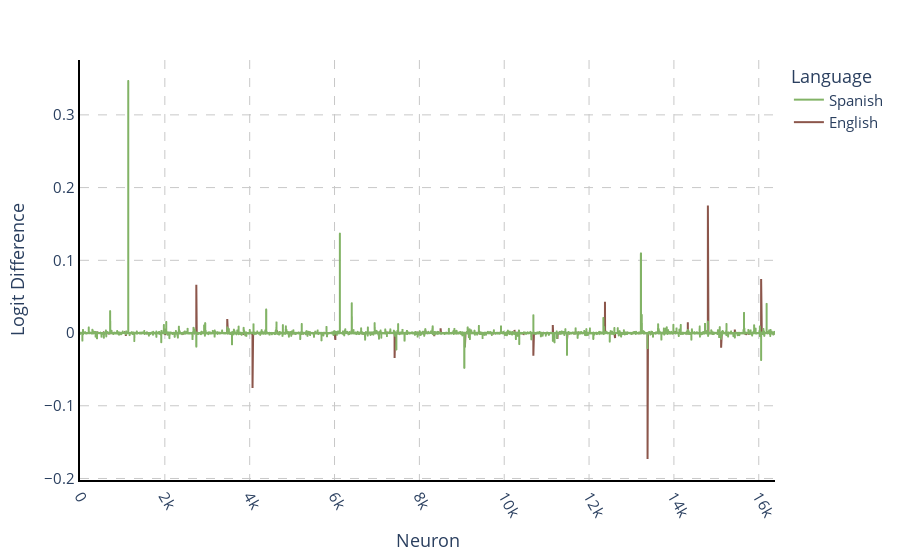

The notebook cell saved with this chart:
### Code cell
df = pd.DataFrame.from_dict(lang_logit_diff)
fig = px.line(df['Spanish'],color_discrete_map={"Spanish": spa_color, "English": eng_color},)
fig.update_layout(legend_title_text='Language',
                  xaxis_title="Neuron", yaxis_title="Logit Difference",
                  font=dict(
                      size=15,  # Set the font size here
                  ) 
                )
fig.add_trace(go.Scatter(x=np.arange(len(df['English'])), y=df['English'], mode='lines', name='English', line=dict(color=eng_color)))

#fig.update_traces(opacity=.4)

fig = paper_plot(fig)
fig.show()
# Update
#fig.update_layout(legend_traceorder="reversed")

pio.write_image(fig, f'{images_dir}/MLP{layer_index}_both_neurons.pdf',scale=6, width=800, height=350)

### Figure 1 — Plotly figure (JSON) as saved in the notebook; plotly's stock layout.template omitted (floating-point values rounded to 4 significant figures; data arrays with more than 128 entries replaced by an {"elided": "..."} marker saying what was removed)
{"data": [{"hovertemplate": "variable=Spanish<br>index=%{x}<br>value=%{y}<extra></extra>", "legendgroup": "Spanish", "line": {"color": "rgb(130, 179, 102)", "dash": "solid"}, "marker": {"symbol": "circle"}, "mode": "lines", "name": "Spanish", "showlegend": true, "type": "scattergl", "x": {"elided": "16384 int values"}, "xaxis": "x", "y": {"elided": "16384 float values"}, "yaxis": "y"}, {"line": {"color": "rgb(140, 86, 75)"}, "mode": "lines", "name": "English", "type": "scatter", "x": {"elided": "16384 int values"}, "y": {"elided": "16384 float values"}}], "layout": {"font": {"size": 15}, "legend": {"title": {"text": "Language"}, "tracegroupgap": 0}, "margin": {"t": 60}, "xaxis": {"anchor": "y", "domain": [0, 1], "gridcolor": "rgb(200,200,200)", "griddash": "dash", "linecolor": "black", "linewidth": 2, "showline": true, "tickangle": 60, "title": {"text": "Neuron"}, "zeroline": false}, "yaxis": {"anchor": "x", "domain": [0, 1], "gridcolor": "rgb(200,200,200)", "griddash": "dash", "linecolor": "black", "linewidth": 2, "showline": true, "title": {"text": "Logit Difference"}, "zeroline": false}}}
